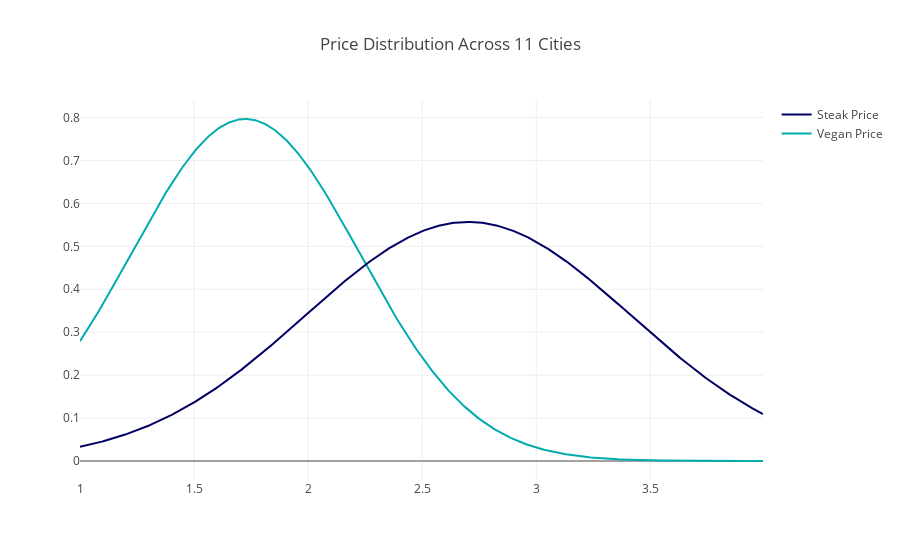

Here is the notebook cell this chart was saved with:
### Code cell
tot1 = df[df['category']=='vegan']['price']  
tot2 = df[df['category']=='steak']['price']  

# Group data together
hist_data = [tot1, tot2]

group_labels = ['Vegan Price','Steak Price']

colors = ['rgb(0, 172, 173)', 'rgb(0, 000, 100)']
# Create distplot with custom bin_size
tot_fig1 = ff.create_distplot(hist_data, group_labels, bin_size=.2, colors=colors,show_hist=False, curve_type='normal', show_rug=False)

tot_fig1['layout'].update(title='Price Distribution Across 11 Cities')
# Plot!
plotly.offline.iplot(tot_fig1, filename='Distplot with Multiple Datasets')

### Figure 1 — Plotly figure (JSON) as saved in the notebook; plotly's stock layout.template omitted (floating-point values rounded to 4 significant figures; data arrays with more than 128 entries replaced by an {"elided": "..."} marker saying what was removed)
{"data": [{"legendgroup": "Vegan Price", "marker": {"color": "rgb(0, 172, 173)"}, "mode": "lines", "name": "Vegan Price", "showlegend": true, "type": "scatter", "uid": "fac9ac14-3136-11e9-844d-8c859007c3ad", "x": {"elided": "500 float values"}, "xaxis": "x", "y": {"elided": "500 float values"}, "yaxis": "y"}, {"legendgroup": "Steak Price", "marker": {"color": "rgb(0, 000, 100)"}, "mode": "lines", "name": "Steak Price", "showlegend": true, "type": "scatter", "uid": "facb19be-3136-11e9-8573-8c859007c3ad", "x": {"elided": "500 float values"}, "xaxis": "x", "y": {"elided": "500 float values"}, "yaxis": "y"}], "layout": {"barmode": "overlay", "hovermode": "closest", "legend": {"traceorder": "reversed"}, "title": "Price Distribution Across 11 Cities", "xaxis": {"anchor": "y2", "domain": [0, 1], "zeroline": false}, "yaxis": {"anchor": "free", "domain": [0, 1], "position": 0}}}
